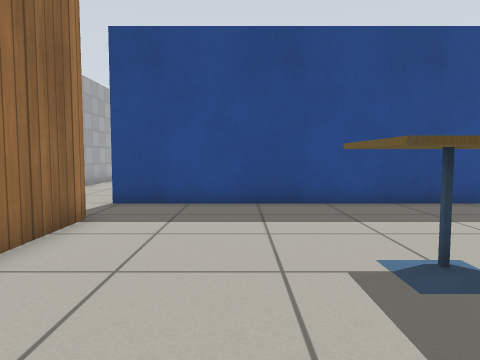
View 1 (above)

16 first-person views from a walk through a Gazebo world. The camera is 0.69 m above the floor, tilts 4° down and sees 70° across. The floor is counted in squares, 0.5 m on a side. Each view is taken from the middle of a square. On the plan, view 1 faces up. The plan holds only what a view shows up to about 15 squares ahead; the rest is blank. Simple patterns stand in for the simulator's built-in surfaces.

View 2
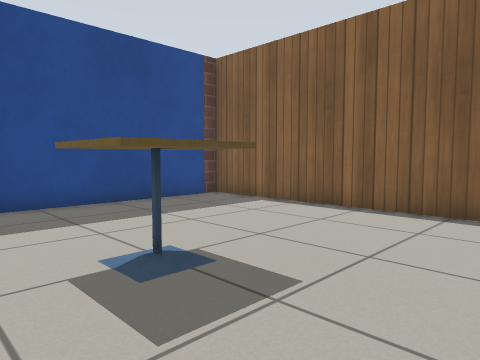

View 3
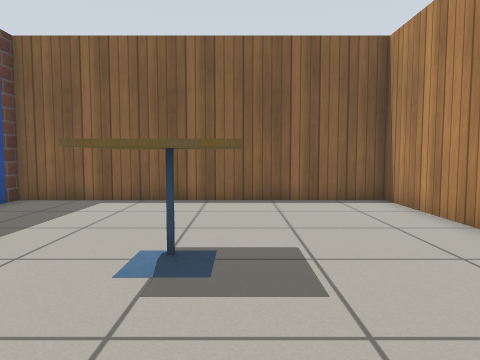

View 4
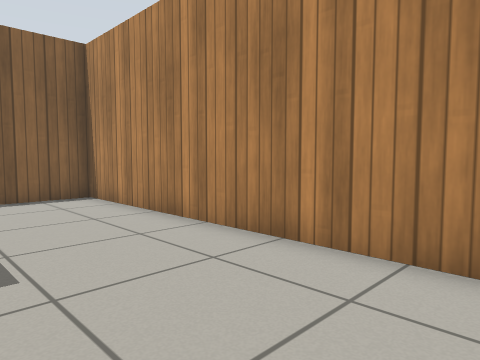

View 5
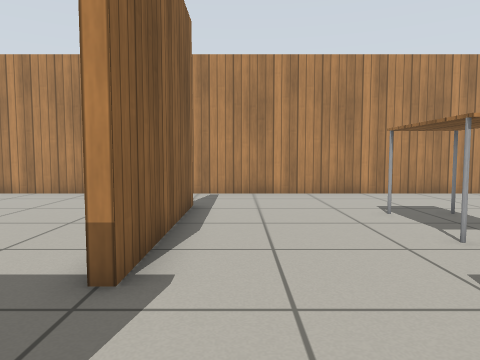

View 6
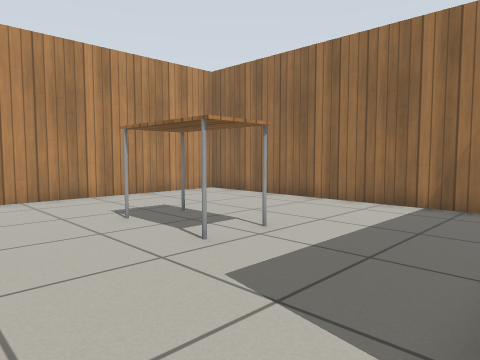

View 7
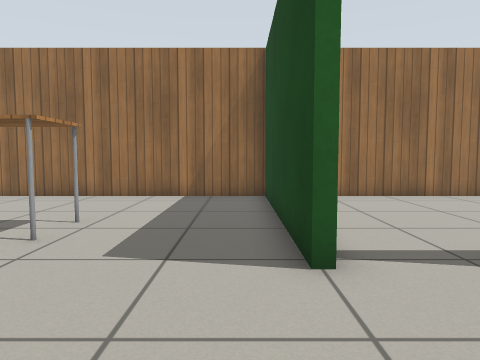

View 8
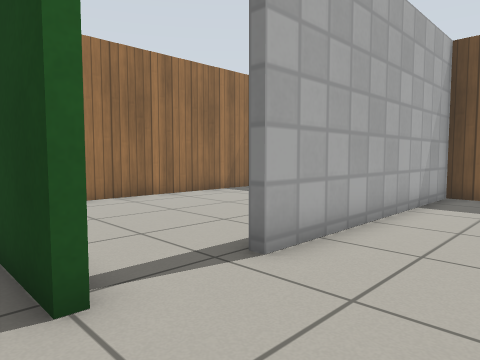

View 9
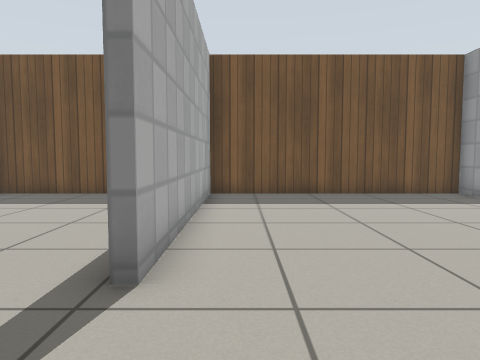

View 10
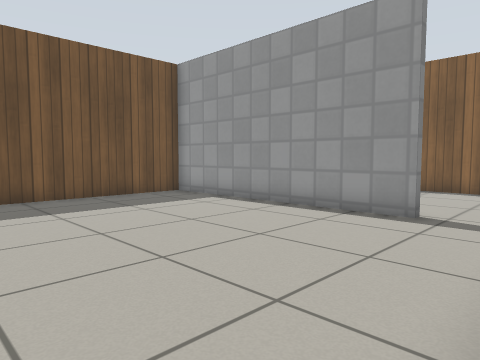

View 11
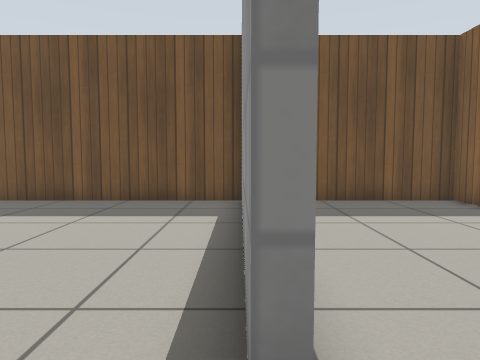

View 12
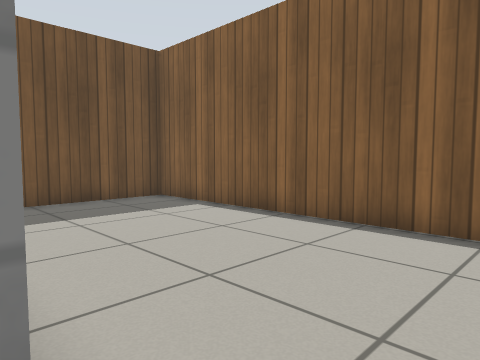

View 13
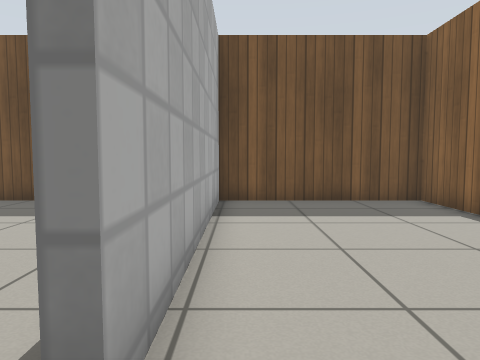

View 14
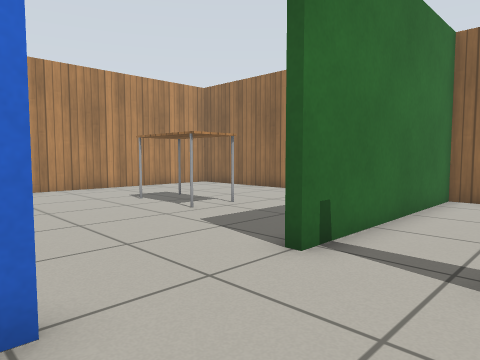

View 15
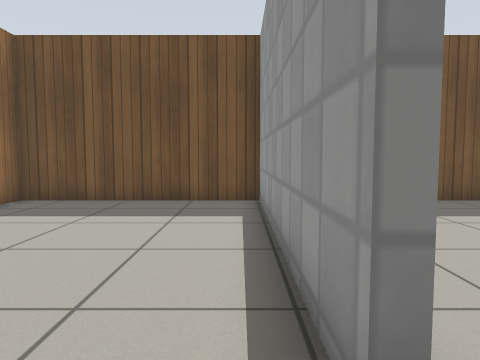

View 16
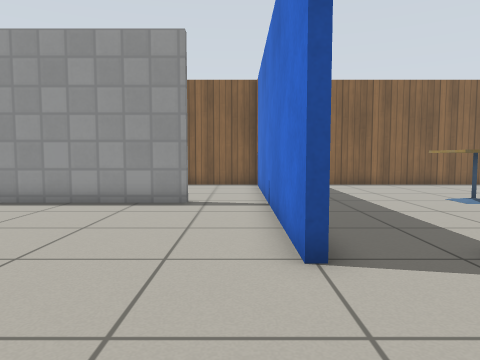

### Floor plan
Ten units are one square. View 1 is at (0, 0); x grows to the right and y downward. Boxes are objects, and circles mark ways between rooms. Rooms are numbered by the first view taken in them; rooms with no view inside come last. Other rooms are left out.
<svg viewBox="-153 -221 244 241">
<path fill="none" stroke="#000" d="M-34 -75 -34 -47M-36 15 86 15 86 -99 -25 -99M21 -125 21 -216 -71 -216 -71 -126M-37 -102 24 -102M-71 -126 -74 -126 -74 -216 -148 -216 -148 -102 -71 -102 -71 -99M-37 -99 -37 -102M-37 -14 -37 -75M-71 -99 -148 -99 -148 15 -36 15M-25 -99 -37 -99M86 -121 86 -216 24 -216 24 -125M24 -102 71 -102"/>
<rect x="15" y="-55" width="20" height="30" fill="#bbb"><title>cafe table</title></rect>
<rect x="-105" y="-55" width="20" height="30" fill="#bbb"><title>table</title></rect>
<circle cx="-35" cy="-85" r="3" fill="#2a7"/>
<circle cx="-40" cy="0" r="3" fill="#2a7"/>
<circle cx="-65" cy="-115" r="3" fill="#2a7"/>
<circle cx="20" cy="-115" r="3" fill="#2a7"/>
<circle cx="-55" cy="-100" r="3" fill="#2a7"/>
<text x="30" y="-40">1</text>
<text x="-20" y="-160">2</text>
<text x="-110" y="-160">3</text>
<text x="-90" y="-40">4</text>
<text x="50" y="-160">5</text>
</svg>
Room 1 opens to room 4. Room 2 opens to room 3. Room 2 opens to room 5. Room 3 opens to room 4.

Where each view was taken, in squares from view 1:
view 1: 0 up, 0 right, facing up
view 2: 0 up, 0 right, facing up-right
view 3: 3 up, 2 left, facing right
view 4: 3 up, 3 left, facing down-right
view 5: 11 up, 5 left, facing down
view 6: 10 up, 5 left, facing down-left
view 7: 9 up, 3 left, facing left
view 8: 9 up, 4 left, facing up-left
view 9: 9 up, 6 left, facing up
view 10: 10 up, 6 left, facing up-right
view 11: 11 up, 2 right, facing up
view 12: 11 up, 2 right, facing up-right
view 13: 11 up, 3 right, facing up
view 14: 13 up, 3 left, facing down-left
view 15: 11 up, 8 left, facing up
view 16: 11 up, 8 left, facing right
